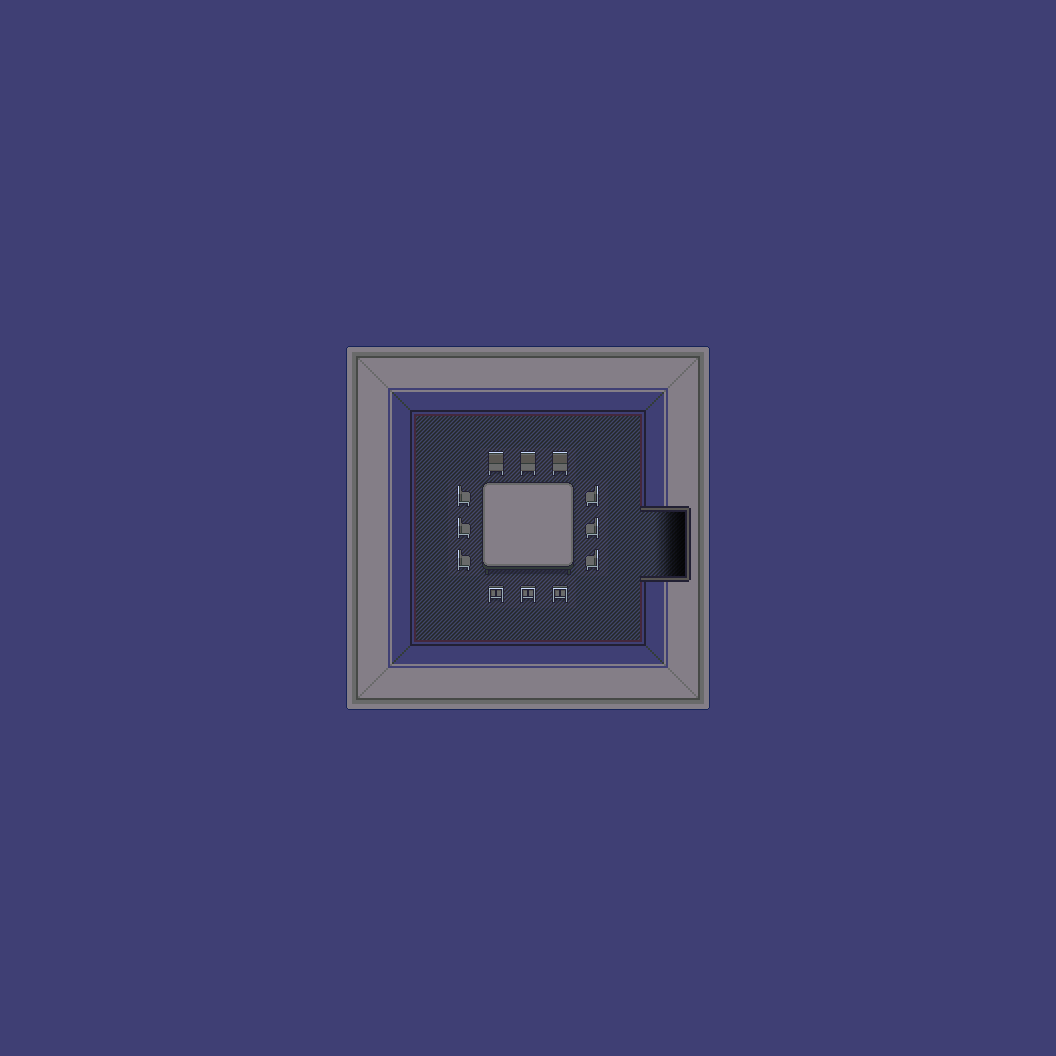

This game map was drawn from its Tiled (.tmx) file and the tilesets committed beside it. A one-line description and the trimmed map source follow:
An orthogonal 33x33 tile map with 32x32 px tiles, 5 tile layers (Background, Ground, Shadow, Walls, ...), 3 tilesets.

<map version="1.4" tiledversion="1.4.2" orientation="orthogonal" renderorder="right-down" width="33" height="33" tilewidth="32" tileheight="32" infinite="0" nextlayerid="13" nextobjectid="1">
 <editorsettings>
  <export target="demo_conference_breakout_room_2..tmx" format="tmx" />
 </editorsettings>
 <tileset firstgid="1" source="../../tilesets/Gather Games 0.x.tsx" />
 <tileset firstgid="929" source="../../tilesets/Gather University 0.x.tsx" />
 <tileset firstgid="1393" source="../../tilesets/Gather Conference 0.x.tsx" />
 <layer id="12" name="Background" width="33" height="33">
  <data>[1089 cells, 1089 non-empty, 1 distinct tile ids]</data>
 </layer>
 <layer id="9" name="Ground" width="33" height="33">
  <data>[1089 cells, 121 non-empty, 1 distinct tile ids]</data>
 </layer>
 <layer id="10" name="Shadow" width="33" height="33">
  <data>[1089 cells, 6 non-empty, 2 distinct tile ids]</data>
 </layer>
 <layer id="8" name="Walls" width="33" height="33">
  <data>[1089 cells, 120 non-empty, 21 distinct tile ids]</data>
 </layer>
 <layer id="11" name="L1" width="33" height="33">
  <data>[1089 cells, 21 non-empty, 12 distinct tile ids]</data>
 </layer>
</map>
